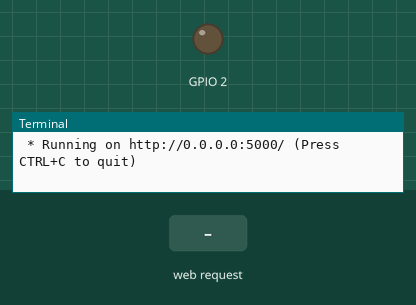
Bench run of a program on a simulated Raspberry Pi (BCM pin numbers). Shown: output pins drawn as LEDs (lit = HIGH), the last lines printed to the terminal. The inputs (shaded band) are chosen by the test bench. The clock reads 2024-03-15 10:24:30 at power-on unless the program sets it.

Above: at 1.2 s.
1.3 s: HTTP request for /run received
At 2.2 s:
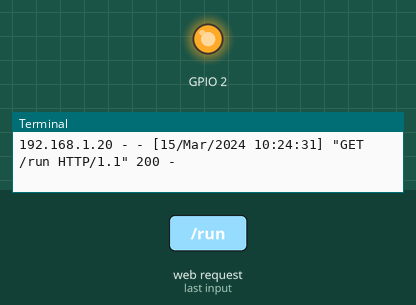
4.3 s: HTTP request for /turnoff received
At 5.7 s:
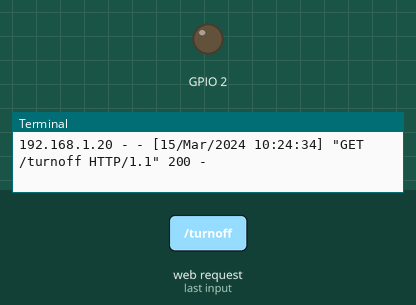
Timing chart, 0 to 7.3 s (numbered marks = the images above; inputs shaded):
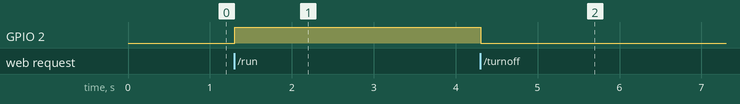

Measured:
- after the input at 1.3 s, GPIO 2: LOW → HIGH at once
- after the input at 4.3 s, GPIO 2: HIGH → LOW at once

The program:

app.py
```python
# import all necessary libraries
from flask import Flask, render_template_string, request
import RPi.GPIO as GPIO
from time import sleep
GPIO.setwarnings(False)
# BCM GPIO vs BOARD GPIO. We are using BCM here.
GPIO.setmode(GPIO.BCM)
# Pin where the relay is connected to
GPIO.setup(2, GPIO.OUT)

# flask constructer
app = Flask(__name__)
# Enable debug mode (this is optional, but useful if your application is having problems)
app.config['DEBUG'] = True

# let's create a variable to store the HTML
TPL = '''
<html>
    <head><title>Web Application to control air conditioner water relief pump</title></head>
    <body>
    <h1 style='text-align:center;font-family:arial;'> Web Application to Control Pump</h1>
        <div style='text-align:center;'>
        <a href="/run" style='font-size:20px; font-family: arial;'>Turn pump on</a></div>
    </body>
</html>
'''

# Flask uses routing to navigate where the HTTP requests shall go
@app.route("/")
def home():
    return render_template_string(TPL)

@app.route("/run")
def run():
    returnPage = '''
<html>
<h1 style='text-align:center;font-family:arial;'>motor is running</h1>
<div style='text-align:center;'>
<a href="/turnoff" style='font-size:20px; font-family: arial;'>turn pump off</a></div>
</html>
'''
    # turns water pump on
    GPIO.output(2, GPIO.HIGH)

    return returnPage

@app.route("/turnoff")
def turnoff():
    #turns pump off
    GPIO.output(2, GPIO.LOW)
    returnPage1 = '''
<html>
<h1 style='text-align:center;font-family: arial;'>motor is off</h1>
<div style='text-align:center;'>
<a href="/" style='font-size:20px; font-family: arial;'>return to turn on</a></div>
</html>
'''

    return returnPage1

if __name__ == "__main__":
    app.run(debug=True, host='0.0.0.0')
```
